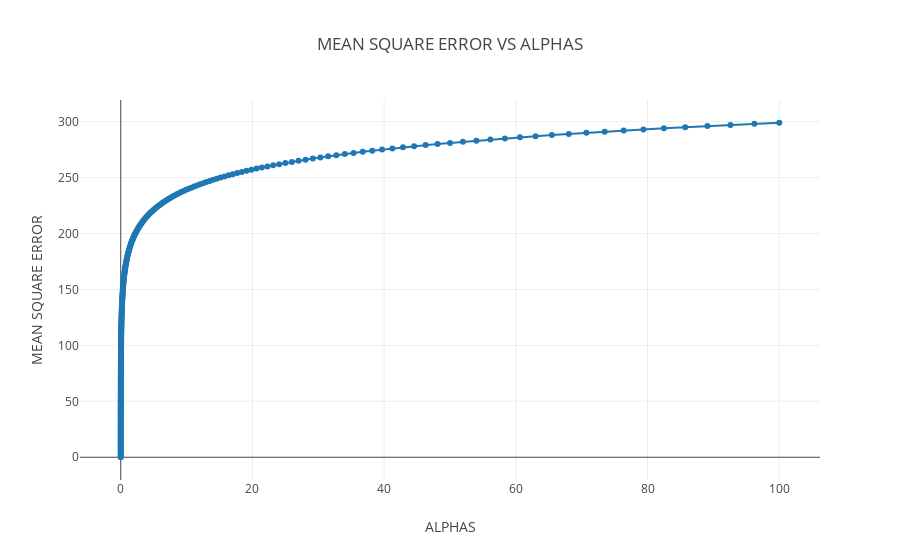

Notebook source saved alongside this figure:
### Markdown cell above
## MEAN ERROR VS ALPHA ##

### Code cell
data = []
p = go.Scatter(x = alphas_ridge, 
               y = mean_squared_error(Y_test, ridge.predict(X_test)), 
               mode='lines+markers',
               name='Mean Error', 
               hoverinfo='name',
               line=dict(shape='linear'))
data.append(p)        
layout = dict(
    title='MEAN SQUARE ERROR VS ALPHAS',
    xaxis=dict(
        title='ALPHAS'
    ),
    yaxis=dict(
        title='MEAN SQUARE ERROR'
    ),
    legend=dict(
        traceorder='reversed',
        font=dict(size=16)
    )
)
fig = dict(data=data, layout=layout)
plot.iplot(fig, filename='MEANERROR_VS_APLHA_SYSTOLICBP')

### Figure 1 — Plotly figure (JSON) as saved in the notebook; plotly's stock layout.template omitted (floating-point values rounded to 4 significant figures; data arrays with more than 128 entries replaced by an {"elided": "..."} marker saying what was removed)
{"data": [{"hoverinfo": "name", "line": {"shape": "linear"}, "mode": "lines+markers", "name": "Mean Error", "type": "scatter", "x": {"elided": "300 float values"}, "y": 0.0217}], "layout": {"legend": {"font": {"size": 16}, "traceorder": "reversed"}, "title": "MEAN SQUARE ERROR VS ALPHAS", "xaxis": {"title": "ALPHAS"}, "yaxis": {"title": "MEAN SQUARE ERROR"}}}
